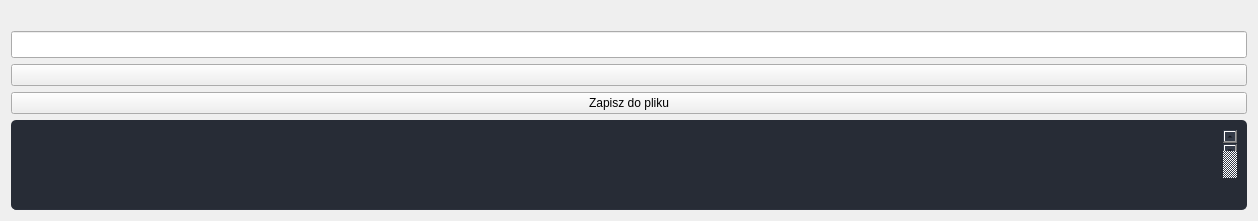
                  <widget class="QWidget" name="tabWidgetPage4">
                   <attribute name="icon">
                    <iconset>
                     <normaloff>zdjecia/p24.png</normaloff>zdjecia/p24.png</iconset>
                   </attribute>
                   <attribute name="title">
                    <string/>
                   </attribute>
                   <layout class="QVBoxLayout" name="verticalLayout_7">
                    <item alignment="Qt::AlignHCenter|Qt::AlignVCenter">
                     <widget class="QLabel" name="label_8">
                      <property name="text">
                       <string/>
                      </property>
                      <property name="pixmap">
                       <pixmap>zdjecia/p24324.png</pixmap>
                      </property>
                     </widget>
                    </item>
                    <item>
                     <widget class="QLineEdit" name="lineEdit_12">
                      <property name="font">
                       <font>
                        <pointsize>12</pointsize>
                       </font>
                      </property>
                      <property name="clearButtonEnabled">
                       <bool>true</bool>
                      </property>
                     </widget>
                    </item>
                    <item>
                     <widget class="QPushButton" name="pushButton_28">
                      <property name="text">
                       <string/>
                      </property>
                      <property name="icon">
                       <iconset>
                        <normaloff>zdjecia/Jommans-Briefness-Search.ico</normaloff>zdjecia/Jommans-Briefness-Search.ico</iconset>
                      </property>
                      <property name="iconSize">
                       <size>
                        <width>30</width>
                        <height>30</height>
                       </size>
                      </property>
                     </widget>
                    </item>
                    <item>
                     <widget class="QPushButton" name="pushButton_7">
                      <property name="text">
                       <string>Zapisz do pliku</string>
                      </property>
                      <property name="icon">
                       <iconset>
                        <normaloff>zdjecia/excel-icon1.png</normaloff>zdjecia/excel-icon1.png</iconset>
                      </property>
                      <property name="iconSize">
                       <size>
                        <width>30</width>
                        <height>30</height>
                       </size>
                      </property>
                     </widget>
                    </item>
                    <item>
                     <widget class="QTableWidget" name="tableWidget_8">
                      <property name="sizePolicy">
                       <sizepolicy hsizetype="Expanding" vsizetype="Expanding">
                        <horstretch>0</horstretch>
                        <verstretch>0</verstretch>
                       </sizepolicy>
                      </property>
                      <property name="palette">
                       <palette>
                        <active>
                         <colorrole role="WindowText">
                          <brush brushstyle="SolidPattern">
                           <color alpha="255">
                            <red>210</red>
                            <green>210</green>
                            <blue>210</blue>
                           </color>
                          </brush>
                         </colorrole>
                         <colorrole role="Button">
                          <brush brushstyle="SolidPattern">
                           <color alpha="255">
                            <red>39</red>
                            <green>44</green>
                            <blue>54</blue>
                           </color>
                          </brush>
                         </colorrole>
                         <colorrole role="Text">
                          <brush brushstyle="SolidPattern">
                           <color alpha="255">
                            <red>210</red>
                            <green>210</green>
                            <blue>210</blue>
                           </color>
                          </brush>
                         </colorrole>
                         <colorrole role="ButtonText">
                          <brush brushstyle="SolidPattern">
                           <color alpha="255">
                            <red>210</red>
                            <green>210</green>
                            <blue>210</blue>
                           </color>
                          </brush>
                         </colorrole>
                         <colorrole role="Base">
                          <brush brushstyle="SolidPattern">
                           <color alpha="255">
                            <red>39</red>
                            <green>44</green>
                            <blue>54</blue>
                           </color>
                          </brush>
                         </colorrole>
                         <colorrole role="Window">
                          <brush brushstyle="SolidPattern">
                           <color alpha="255">
                            <red>39</red>
                            <green>44</green>
                            <blue>54</blue>
                           </color>
                          </brush>
                         </colorrole>
                        </active>
                        <inactive>
                         <colorrole role="WindowText">
                          <brush brushstyle="SolidPattern">
                           <color alpha="255">
                            <red>210</red>
                            <green>210</green>
                            <blue>210</blue>
                           </color>
                          </brush>
                         </colorrole>
                         <colorrole role="Button">
                          <brush brushstyle="SolidPattern">
                           <color alpha="255">
                            <red>39</red>
                            <green>44</green>
                            <blue>54</blue>
                           </color>
                          </brush>
                         </colorrole>
                         <colorrole role="Text">
                          <brush brushstyle="SolidPattern">
                           <color alpha="255">
                            <red>210</red>
                            <green>210</green>
                            <blue>210</blue>
                           </color>
                          </brush>
                         </colorrole>
                         <colorrole role="ButtonText">
                          <brush brushstyle="SolidPattern">
                           <color alpha="255">
                            <red>210</red>
                            <green>210</green>
                            <blue>210</blue>
                           </color>
                          </brush>
                         </colorrole>
                         <colorrole role="Base">
                          <brush brushstyle="SolidPattern">
                           <color alpha="255">
                            <red>39</red>
                            <green>44</green>
                            <blue>54</blue>
                           </color>
                          </brush>
                         </colorrole>
                         <colorrole role="Window">
                          <brush brushstyle="SolidPattern">
                           <color alpha="255">
                            <red>39</red>
                            <green>44</green>
                            <blue>54</blue>
                           </color>
                          </brush>
                         </colorrole>
                        </inactive>
                        <disabled>
                         <colorrole role="WindowText">
                          <brush brushstyle="SolidPattern">
                           <color alpha="255">
                            <red>210</red>
                            <green>210</green>
                            <blue>210</blue>
                           </color>
                          </brush>
                         </colorrole>
                         <colorrole role="Button">
                          <brush brushstyle="SolidPattern">
                           <color alpha="255">
                            <red>39</red>
                            <green>44</green>
                            <blue>54</blue>
                           </color>
                          </brush>
                         </colorrole>
                         <colorrole role="Text">
                          <brush brushstyle="SolidPattern">
                           <color alpha="255">
                            <red>210</red>
                            <green>210</green>
                            <blue>210</blue>
                           </color>
                          </brush>
                         </colorrole>
                         <colorrole role="ButtonText">
                          <brush brushstyle="SolidPattern">
                           <color alpha="255">
                            <red>210</red>
                            <green>210</green>
                            <blue>210</blue>
                           </color>
                          </brush>
                         </colorrole>
                         <colorrole role="Base">
                          <brush brushstyle="SolidPattern">
                           <color alpha="255">
                            <red>39</red>
                            <green>44</green>
                            <blue>54</blue>
                           </color>
                          </brush>
                         </colorrole>
                         <colorrole role="Window">
                          <brush brushstyle="SolidPattern">
                           <color alpha="255">
                            <red>39</red>
                            <green>44</green>
                            <blue>54</blue>
                           </color>
                          </brush>
                         </colorrole>
                        </disabled>
                       </palette>
                      </property>
                      <property name="styleSheet">
                       <string notr="true">QTableWidget {	
	background-color: rgb(39, 44, 54);
	padding: 10px;
	border-radius: 5px;
	gridline-color: rgb(44, 49, 60);
	border-bottom: 1px solid rgb(44, 49, 60);
}
QTableWidget::item{
	border-color: rgb(44, 49, 60);
	padding-left: 5px;
	padding-right: 5px;
	gridline-color: rgb(44, 49, 60);
}
QTableWidget::item:selected{
	background-color: rgb(85, 170, 255);
}
QScrollBar:horizontal {
    border: none;
    background: rgb(52, 59, 72);
    height: 14px;
    margin: 0px 21px 0 21px;
	border-radius: 0px;
}
 QScrollBar:vertical {
	border: none;
    background: rgb(52, 59, 72);
    width: 14px;
    margin: 21px 0 21px 0;
	border-radius: 0px;
 }
QHeaderView::section{
	Background-color: rgb(39, 44, 54);
	max-width: 30px;
	border: 1px solid rgb(44, 49, 60);
	border-style: none;
    border-bottom: 1px solid rgb(44, 49, 60);
    border-right: 1px solid rgb(44, 49, 60);
}
QTableWidget::horizontalHeader {	
	background-color: rgb(81, 255, 0);
}
QHeaderView::section:horizontal
{
    border: 1px solid rgb(32, 34, 42);
	background-color: rgb(27, 29, 35);
	padding: 3px;
	border-top-left-radius: 7px;
    border-top-right-radius: 7px;
}
QHeaderView::section:vertical
{
    border: 1px solid rgb(44, 49, 60);
}
</string>
                      </property>
                      <property name="frameShape">
                       <enum>QFrame::NoFrame</enum>
                      </property>
                      <property name="verticalScrollBarPolicy">
                       <enum>Qt::ScrollBarAlwaysOn</enum>
                      </property>
                      <property name="sizeAdjustPolicy">
                       <enum>QAbstractScrollArea::AdjustToContents</enum>
                      </property>
                      <property name="editTriggers">
                       <set>QAbstractItemView::NoEditTriggers</set>
                      </property>
                      <property name="alternatingRowColors">
                       <bool>false</bool>
                      </property>
                      <property name="selectionMode">
                       <enum>QAbstractItemView::SingleSelection</enum>
                      </property>
                      <property name="selectionBehavior">
                       <enum>QAbstractItemView::SelectRows</enum>
                      </property>
                      <property name="showGrid">
                       <bool>true</bool>
                      </property>
                      <property name="gridStyle">
                       <enum>Qt::SolidLine</enum>
                      </property>
                      <property name="sortingEnabled">
                       <bool>false</bool>
                      </property>
                      <attribute name="horizontalHeaderVisible">
                       <bool>false</bool>
                      </attribute>
                      <attribute name="horizontalHeaderCascadingSectionResizes">
                       <bool>true</bool>
                      </attribute>
                      <attribute name="horizontalHeaderDefaultSectionSize">
                       <number>200</number>
                      </attribute>
                      <attribute name="horizontalHeaderStretchLastSection">
                       <bool>true</bool>
                      </attribute>
                      <attribute name="verticalHeaderVisible">
                       <bool>false</bool>
                      </attribute>
                      <attribute name="verticalHeaderCascadingSectionResizes">
                       <bool>false</bool>
                      </attribute>
                      <attribute name="verticalHeaderHighlightSections">
                       <bool>false</bool>
                      </attribute>
                      <attribute name="verticalHeaderStretchLastSection">
                       <bool>true</bool>
                      </attribute>
                      <column>
                       <property name="text">
                        <string>Data wpływu na konto</string>
                       </property>
                      </column>
                      <column>
                       <property name="text">
                        <string>Kwota całościowa</string>
                       </property>
                      </column>
                      <column>
                       <property name="text">
                        <string>FV</string>
                       </property>
                      </column>
                      <column>
                       <property name="text">
                        <string>Kwota wpływu</string>
                       </property>
                      </column>
                      <column>
                       <property name="text">
                        <string>Nick</string>
                       </property>
                      </column>
                      <column>
                       <property name="text">
                        <string>List przewozowy</string>
                       </property>
                      </column>
                     </widget>
                    </item>
                   </layout>
                  </widget>
